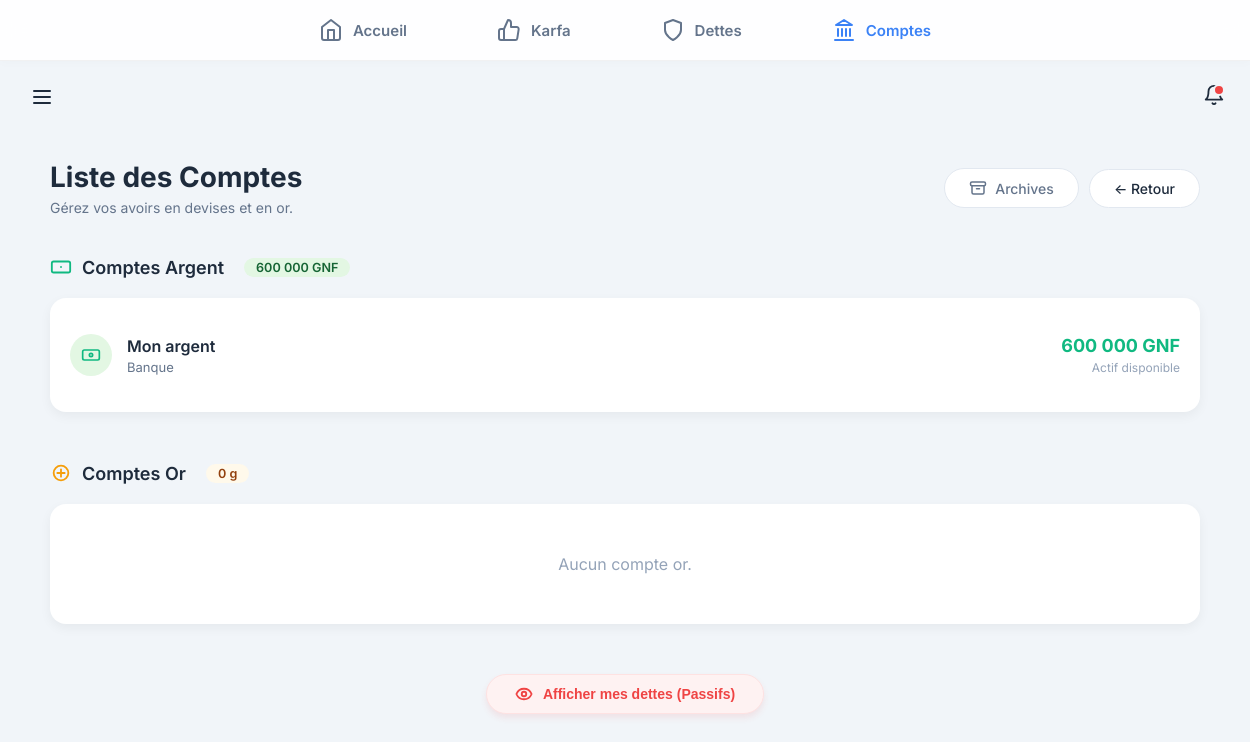
The page /comptes/liste/ (signed in) on the database as committed earlier.
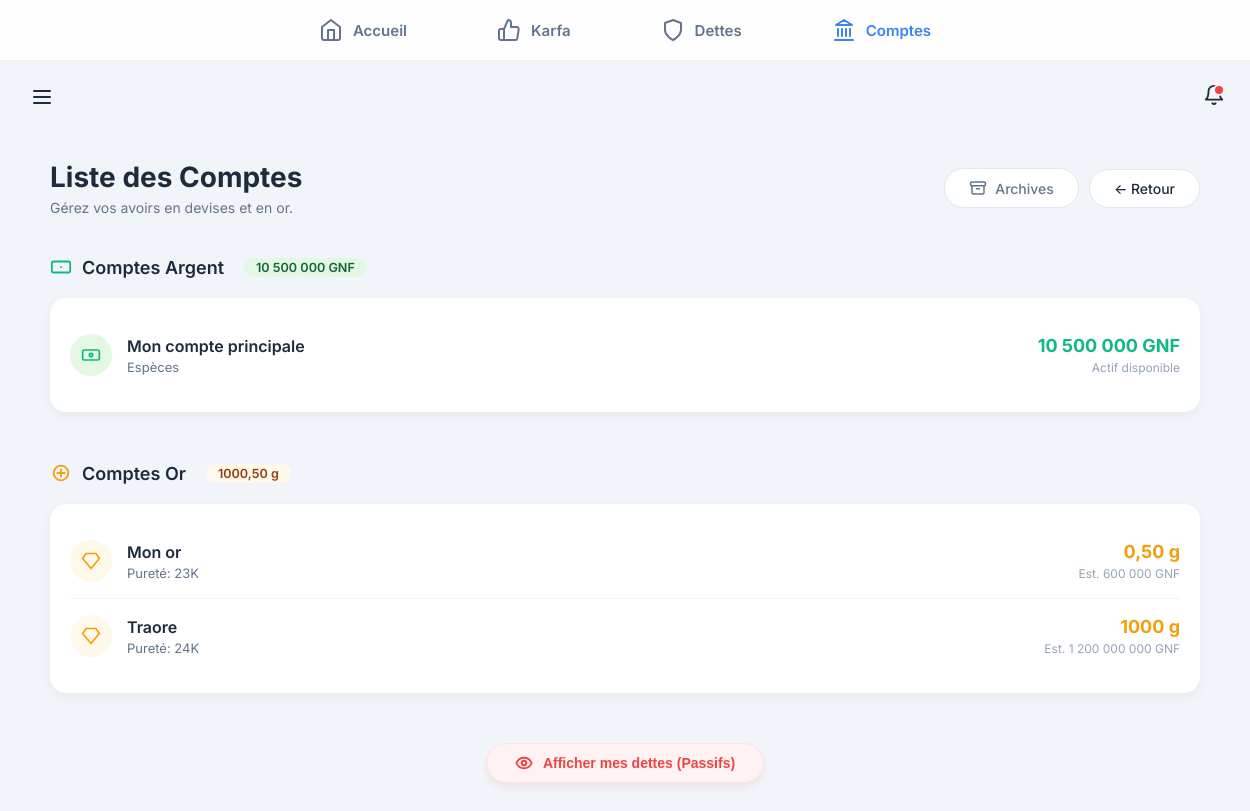
The same page on the database as committed later.
### backend/modules/comptes/models/argent.py (models this page shows, shortened)
class CompteArgent(models.Model):
    TYPE_CHOIX = [
        ('BANQUE', 'Banque'),
        ('MOBILE_MONEY', 'Mobile Money'),
        ('CASH', 'Espèces'),
        ('DETTE', 'Dettes'),
        ('AUTRE', 'Autre'),
    ]
    nom = models.CharField(max_length=50) # Retrait de unique=True car plusieurs utilisateurs peuvent avoir un compte "Cash"
    cree_par = models.ForeignKey('auth.User', on_delete=models.CASCADE, related_name='comptes_argent', null=True)
    type_compte = models.CharField(max_length=20, choices=TYPE_CHOIX)
    solde = models.DecimalField(max_digits=12, decimal_places=0, default=0)
    dette_liee = models.ForeignKey('dettes.Dette', on_delete=models.SET_NULL, null=True, blank=True, related_name='comptes_argent_lies')
    date_creation = models.DateTimeField(auto_now_add=True)
    archive = models.BooleanField(default=False)
    date_archivage = models.DateTimeField(null=True, blank=True)

### backend/modules/comptes/models/or_.py (models this page shows, shortened)
class CompteOr(models.Model):
    nom = models.CharField(max_length=50)
    cree_par = models.ForeignKey('auth.User', on_delete=models.CASCADE, related_name='comptes_or', null=True)
    poids_grammes = models.DecimalField(max_digits=10, decimal_places=3)
    carat = models.IntegerField(null=True, blank=True)
    date_creation = models.DateTimeField(auto_now_add=True)
    archive = models.BooleanField(default=False)
    date_archivage = models.DateTimeField(null=True, blank=True)

### backend/modules/comptes/views/liste.py (the view)
# urls.py: path('liste/', liste_comptes, name='liste_comptes'),
@login_required
def liste_comptes(request):
    comptes_argent_base = CompteArgent.objects.filter(cree_par=request.user, archive=False).order_by('nom')
    comptes_argent = comptes_argent_base.exclude(type_compte='DETTE')
    comptes_dette = CompteArgent.objects.filter(
        cree_par=request.user,
        archive=False,
        type_compte='DETTE'
    ).select_related('dette_liee')
    comptes_or = CompteOr.objects.filter(cree_par=request.user, archive=False).order_by('nom')
    total_argent = comptes_argent.aggregate(total=Sum('solde'))['total'] or 0
    total_dette = comptes_dette.aggregate(total=Sum('solde'))['total'] or 0
    total_poids_or = comptes_or.aggregate(total=Sum('poids_grammes'))['total'] or 0
    prix_or = get_latest_prix_or(request.user)
    if prix_or:
        for c in comptes_or:
            c.valeur_gnf = c.poids_grammes * prix_or.prix_gramme
    karfas = Karfa.objects.filter(
        cree_par=request.user,
        archive=False,
        statut__in=['ACTIF', 'PARTIELLEMENT_RENDU']
    ).exclude(statut='RENDU_TOTAL').prefetch_related('mouvements')
    dic_personnes = {}
    for k in karfas:
        nom = k.beneficiaire
        if nom not in dic_personnes:
            dic_personnes[nom] = {'beneficiaire': nom, 'total': 0, 'dernier_mouvement': None}
        dic_personnes[nom]['total'] += k.montant_actuel
        last_m = k.mouvements.order_by('-date').first()
        if last_m:
            if not dic_personnes[nom]['dernier_mouvement'] or last_m.date > dic_personnes[nom]['dernier_mouvement']:
                dic_personnes[nom]['dernier_mouvement'] = last_m.date
    karfa_par_personne = sorted(dic_personnes.values(), key=lambda x: x['total'], reverse=True)
    return render(request, 'modules/comptes/liste.html', {
        'comptes_argent': comptes_argent,
        'comptes_dette': comptes_dette,
        'comptes_or': comptes_or,
        'total_argent': total_argent,
        'total_dette': total_dette,
        'karfa_par_personne': karfa_par_personne,
        'total_poids_or': total_poids_or,
        'prix_or': prix_or,
    })

### backend/modules/core/services/prix_or_service.py (called while the page is built)
def get_latest_prix_or(user=None) -> Optional[PrixOrParam]:
    if not user or user.is_anonymous:
        return None
    try:
        return PrixOrParam.objects.filter(cree_par=user).latest()
    except PrixOrParam.DoesNotExist:
        return None

### backend/modules/core/templatetags/custom_filters.py (called while the page is built)
@register.filter
def milliers(value):
    try:
        num = float(value)
        if num == int(num):
            return f"{int(num):,}".replace(",", " ")
        return f"{num:,.3f}".rstrip('0').rstrip('.').replace(",", " ").replace(".", ",")
    except:
        return value

### frontend/templates/modules/comptes/liste.html (shortened to what the changed rows need)
{% extends "base.html" %}
{% load static %}
{% load custom_filters %}
{% block content %}
<link rel="stylesheet" href="{% static 'css/comptes.css' %}">
<link rel="stylesheet" href="{% static 'css/tableaux.css' %}">
<div class="comptes-accueil-container" style="max-width: 1200px; margin: 0 auto;">
    <div class="page-header" style="display: flex; justify-content: space-between; align-items: center; margin-bottom: 40px; flex-wrap: wrap; gap: 15px;">
        <div>
            <h1 class="page-title" style="margin: 0; color: #1e2b3c;">Liste des Comptes</h1>
        </div>
    </div>
    <div style="margin-bottom: 50px;">
        <div class="section-title" style="display: flex; align-items: center; gap: 10px; margin-bottom: 20px; font-weight: 600; font-size: 18px; color: #1e2b3c;">
            <svg width="22" height="22" viewBox="0 0 24 24" fill="none" stroke="#10b981" stroke-width="2" stroke-linecap="round" stroke-linejoin="round">
                <rect x="2" y="6" width="20" height="12" rx="2"></rect>
                <path d="M12 12h.01"></path>
            </svg>
            Comptes Argent
            <span style="font-size: 0.7em; background: #e3f7e3; padding: 2px 12px; border-radius: 20px; color: #166534; font-weight: 600; margin-left: 10px;">
                {{ total_argent|milliers }} GNF
            </span>
        </div>
        <div class="table-container">
            {% for compte in comptes_argent %}
            <a href="{% url 'comptes:detail_compte' compte.id %}?type=argent" class="table-row">
                <div class="row-left">
                    <div class="row-icon" style="background: #e3f7e3; color: #10b981;">
                        <svg width="20" height="20" viewBox="0 0 24 24" fill="none" stroke="currentColor" stroke-width="2">
                            <rect x="2" y="6" width="20" height="12" rx="2"></rect>
                            <circle cx="12" cy="12" r="2"></circle>
                        </svg>
                    </div>
                    <div class="row-info">
                        <span class="row-title">{{ compte.nom }}</span>
                        <span class="row-subtitle">{{ compte.get_type_compte_display }}</span>
                    </div>
                </div>
                <div class="row-right">
                    <div class="row-amount" style="color: #10b981;">{{ compte.solde|milliers }} GNF</div>
                    <span class="row-hint">Actif disponible</span>
                </div>
            </a>
            {% empty %}
            <div style="text-align: center; padding: 30px; color: #94a3b8;">Aucun compte argent.</div>
            {% endfor %}
        </div>
    </div>
    <div style="margin-bottom: 50px;">
        <div class="section-title" style="display: flex; align-items: center; gap: 10px; margin-bottom: 20px; font-weight: 600; font-size: 18px; color: #1e2b3c;">
            <svg width="22" height="22" viewBox="0 0 24 24" fill="none" stroke="#f59e0b" stroke-width="2" stroke-linecap="round" stroke-linejoin="round">
                <circle cx="12" cy="12" r="8"></circle>
                <path d="M12 8v8M8 12h8" />
            </svg>
            Comptes Or
            <span style="font-size: 0.7em; background: #fff9eb; padding: 2px 12px; border-radius: 20px; color: #92400e; font-weight: 600; margin-left: 10px;">
                {{ total_poids_or|floatformat:-2 }} g
            </span>
        </div>
        <div class="table-container">
            {% for compte in comptes_or %}
            <a href="{% url 'comptes:detail_compte' compte.id %}?type=or" class="table-row">
                <div class="row-left">
                    <div class="row-icon" style="background: #fff9eb; color: #f59e0b;">
                        <svg width="20" height="20" viewBox="0 0 24 24" fill="none" stroke="currentColor" stroke-width="2">
                            <path d="M6 3h12l4 6-10 12L2 9z" />
                        </svg>
                    </div>
                    <div class="row-info">
                        <span class="row-title">{{ compte.nom }}</span>
                        <span class="row-subtitle">Pureté: {{ compte.carat }}K</span>
                    </div>
                </div>
                <div class="row-right">
                    <div class="row-amount" style="color: #f59e0b;">{{ compte.poids_grammes|floatformat:-2 }} g</div>
                    {% if compte.valeur_gnf %}
                    <span class="row-hint">Est. {{ compte.valeur_gnf|milliers }} GNF</span>
                    {% endif %}
                </div>
            </a>
            {% empty %}
            <div style="text-align: center; padding: 30px; color: #94a3b8;">Aucun compte or.</div>
            {% endfor %}
        </div>
    </div>
</div>
{% endblock %}

Rows that differ between the two databases and show on the page:
no longer on this page (row edited): CompteArgent: nom "Mon argent", type_compte "Banque", solde|milliers "600 000"
added CompteArgent: nom "Mon compte principale", type_compte "Espèces", solde|milliers "10 500 000"
added CompteOr: nom "Mon or", carat "23", poids_grammes "0,50", valeur_gnf|milliers "600 000"
added CompteOr: nom "Traore", carat "24", poids_grammes "1000", valeur_gnf|milliers "1 200 000 000"
Other text that changed with them:
{{ total_argent|milliers }}: "600 000" → "10 500 000"
{{ total_poids_or|floatformat:-2 }}: "0" → "1000,50"
text no longer shown: "Aucun compte or."
